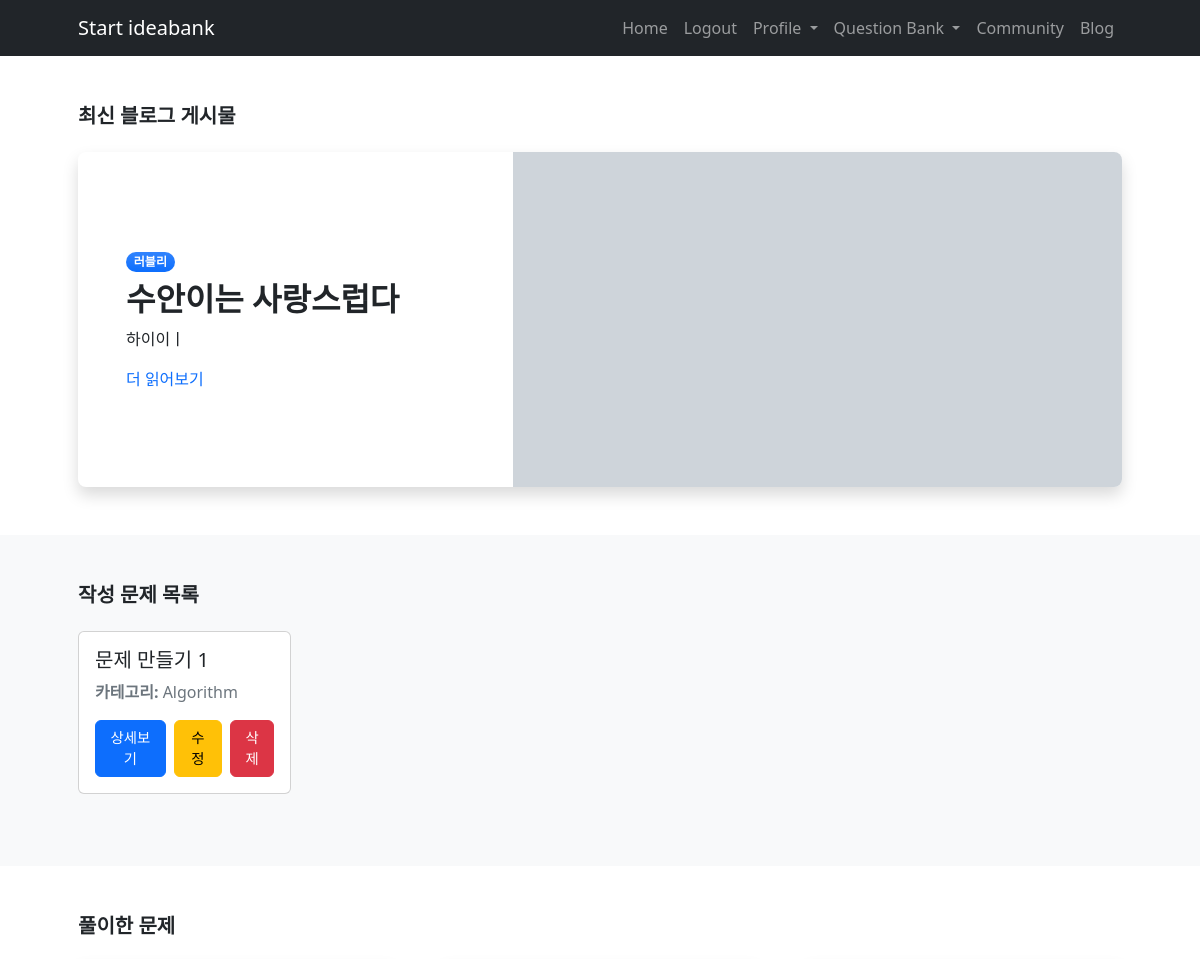
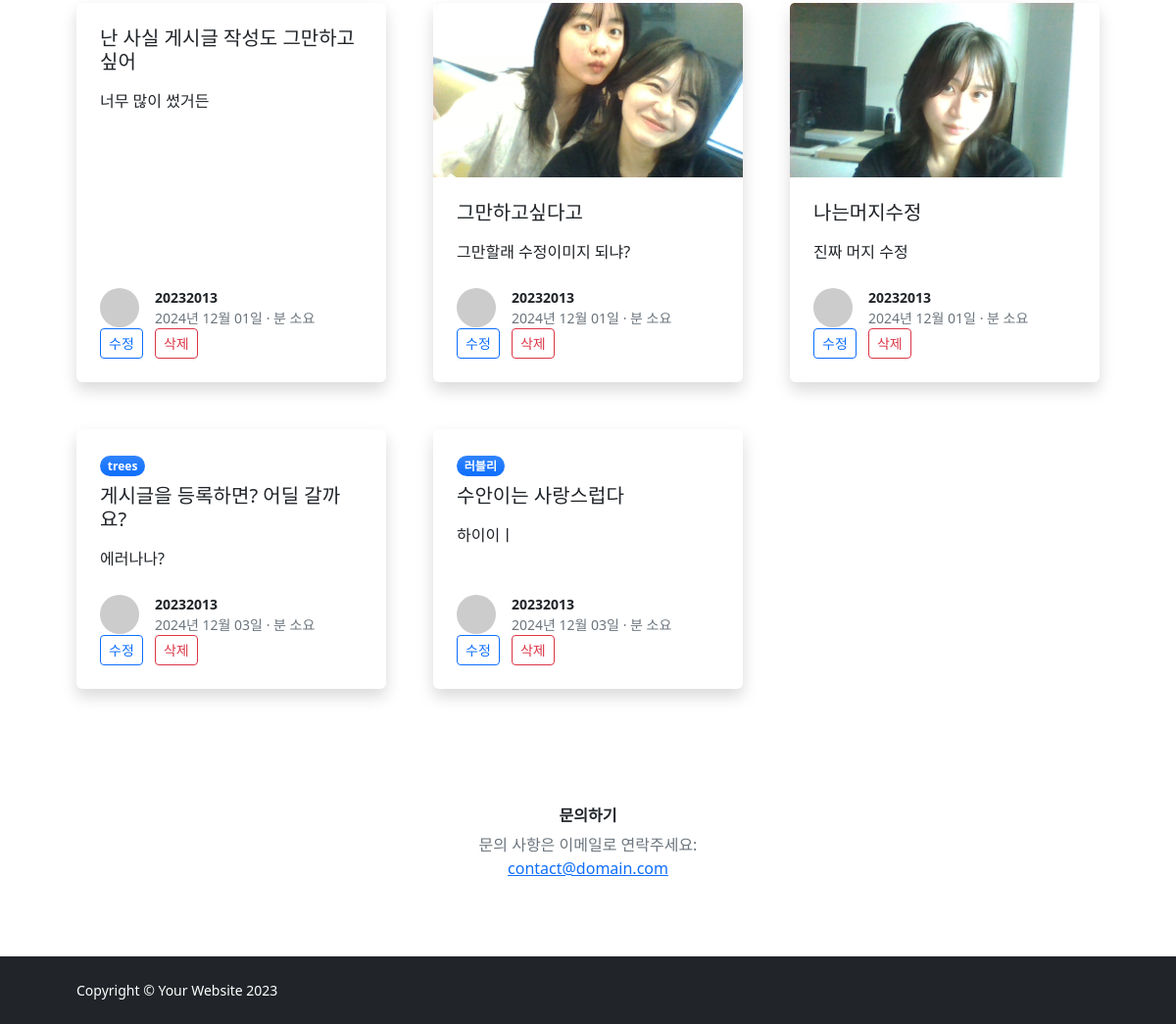
Before: /user_problem/ (signed in) with the older database file (2 pictures, top to bottom).
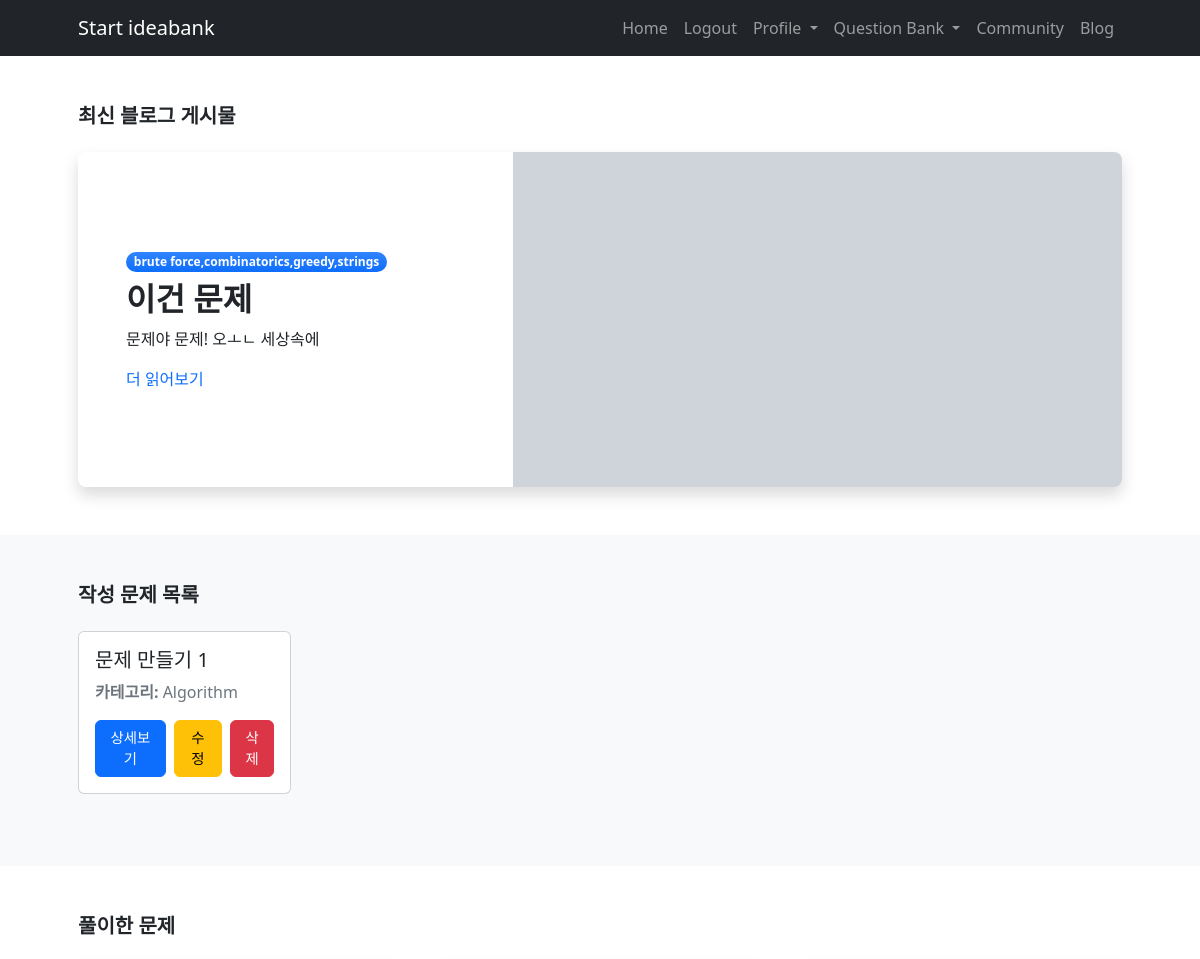
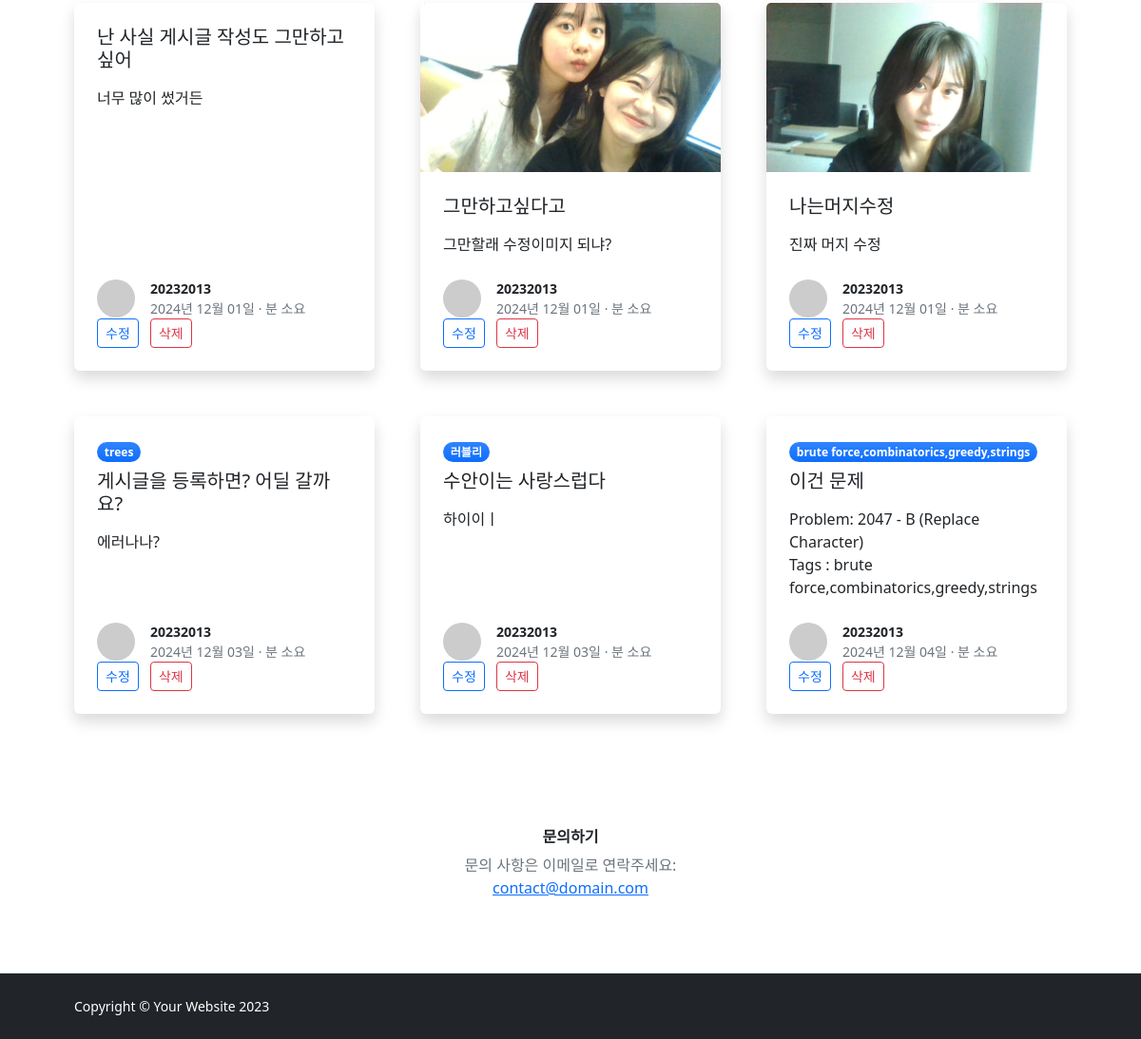
After: the same page with the newer database file (2 pictures, top to bottom).
### IBK_ossproject/models.py (models this page shows, shortened)
class BlogPost(models.Model):
    VISIBILITY_CHOICES = [
        ('public', '전체공개'),
        ('private', '나만 보기'),
    ]
    author = models.ForeignKey(User, on_delete=models.CASCADE)
    title = models.CharField(max_length=200)
    category = models.CharField(max_length=100)
    content = models.TextField()
    image = models.ImageField(upload_to='blog_images/', blank=True, null=True)
    created_at = models.DateTimeField(auto_now_add=True)
    visibility = models.CharField(max_length=10, choices=VISIBILITY_CHOICES, default='public')  # 공개 여부 추가
    contest_id = models.CharField(max_length=20, blank=True, null=True)
    index = models.CharField(max_length=10, blank=True, null=True)
    problem_name = models.CharField(max_length=200, blank=True, null=True)
    tags = models.CharField(max_length=200, blank=True, null=True)

class Problem(models.Model):
    DIFFICULTY_CHOICES = [
        ('Easy', '쉬움'),
        ('Medium', '중간'),
        ('Hard', '어려움'),
    ]
    title = models.CharField(max_length=255)
    description = models.TextField()
    example_input = models.TextField(blank=True, null=True)
    example_output = models.TextField(blank=True, null=True)
    image = models.ImageField(upload_to='problems/', blank=True, null=True)
    category = models.CharField(max_length=100, blank=True, null=True)
    difficulty = models.CharField(max_length=10, choices=DIFFICULTY_CHOICES, blank=True, null=True)
    created_at = models.DateTimeField(auto_now_add=True)
    author = models.ForeignKey(User, on_delete=models.CASCADE, related_name='problems')

### IBK_ossproject/views.py (the view)
# urls.py: path('user_problem/', views.user_problem, name='user_problem'),
@login_required
def user_problem(request):
    user_problems = Problem.objects.filter(author=request.user)
    user_blogs = BlogPost.objects.filter(author=request.user)
    latest_post = BlogPost.objects.filter(visibility='public').last()
    latest_post1 = BlogPost.objects.filter(author=request.user).order_by('-created_at').first()
    user_problems1= request.user.problems.all() if request.user.is_authenticated else []
    user_blogs1 = BlogPost.objects.filter(author=request.user) if request.user.is_authenticated else []
    context = {
        'user_problems': user_problems,
        'user_blogs': user_blogs,
        'latest_post': latest_post,
        'latest_post': latest_post1,
        'user_problems': user_problems1,
        'user_blogs': user_blogs1,
    }
    return render(request, 'user_problem.html', context)

### templates/user_problem.html (shortened to what this page needs)
{% extends 'base.html' %}
{% block content %}
<section class="py-5">
    <div class="container px-5">
        <h1 class="fw-bolder fs-5 mb-4">최신 블로그 게시물</h1>
        {% if latest_post %}
            <div class="card border-0 shadow rounded-3 overflow-hidden">
                <div class="card-body p-0">
                    <div class="row gx-0">
                        <div class="col-lg-6 col-xl-5 py-lg-5">
                            <div class="p-4 p-md-5">
                                <div class="badge bg-primary bg-gradient rounded-pill mb-2">{{ latest_post.category|default:"카테고리 없음" }}</div>
                                <div class="h2 fw-bolder">{{ latest_post.title }}</div>
                                <p>{{ latest_post.content|truncatewords:20 }}</p>
                                <a class="stretched-link text-decoration-none" href="{% url 'blog_detail' latest_post.id %}">
                                    더 읽어보기
                                </a>
                            </div>
                        </div>
                        <div class="col-lg-6 col-xl-7">
                            {% if latest_post.image %}
                                <div class="bg-featured-blog" style="background-image: url('{{ latest_post.image.url }}'); background-size: cover;"></div>
                            {% else %}
                                <div class="bg-featured-blog" style="background-color: #ced4da; height: 100%;"></div>
                            {% endif %}
                        </div>
                    </div>
                </div>
            </div>
        {% else %}
            <p>아직 작성된 블로그 게시물이 없습니다.</p>
        {% endif %}
    </div>
</section>
<section class="py-5 bg-light">
    <div class="container px-5">
        <div class="row">
            <div class="col-xl-8">
                <h2 class="fw-bolder fs-5 mb-4">작성 문제 목록</h2>
                {% if user_problems %}
                    <div class="row">
                        {% for problem in user_problems %}
                            <div class="col-md-4 mb-4">
                                <div class="card">
                                    <div class="card-body">
                                        <h5 class="card-title">{{ problem.title }}</h5>
                                        <p class="text-muted"><strong>카테고리:</strong> {{ problem.category }}</p>
                                        <div class="d-flex align-items-center justify-content-start">
                                            <a href="{% url 'problem_detail' problem.id %}" class="btn btn-primary me-2" style="font-size: 0.9rem;">상세보기</a>
                                            {% if problem.author == user %}
                                                <a href="{% url 'edit_problem' problem.id %}" class="btn btn-warning me-2" style="font-size: 0.9rem;">수정</a>
                                                <form method="POST" action="{% url 'delete_problem' problem.id %}" style="display: inline;">
                                                    <button type="submit" class="btn btn-danger" style="font-size: 0.9rem;" onclick="return confirm('정말 삭제하시겠습니까?')">삭제</button>
                                                </form>
                                            {% endif %}
                                        </div>
                                    </div>
                                </div>
                            </div>
                        {% endfor %}
                    </div>
                {% else %}
                    <p>작성한 문제가 없습니다.</p>
                {% endif %}
            </div>
</section>
    <section class="py-5">
        <div class="container px-5">
            <h2 class="fw-bolder fs-5 mb-4">풀이한 문제</h2>
            <div class="row gx-5">
                {% for blog in user_blogs %}
                    <div class="col-lg-4 mb-5">
                        <div class="card h-100 shadow border-0">
                            {% if blog.image %}
                                <img class="card-img-top" src="{{ blog.image.url }}" alt="{{ blog.title }}" />
                            {% endif %}
                            <div class="card-body p-4">
                                <div class="badge bg-primary bg-gradient rounded-pill mb-2">{{ blog.category }}</div>
                                <a class="text-decoration-none link-dark stretched-link" href="{% url 'blog_detail' blog.pk %}">
                                    <div class="h5 card-title mb-3">{{ blog.title }}</div>
                                </a>
                                <p class="card-text">
                                    {% if blog.problem_name %}
                                    Problem: {{ blog.contest_id }} - {{ blog.index }} ({{ blog.problem_name }})<br>
                                    Tags : {{ blog.tags }}
                                    {% else %}
                                        {{ blog.content|truncatechars:100 }}
                                    {% endif %}
                                </p>
                            </div>
                            <div class="card-footer p-4 pt-0 bg-transparent border-top-0">
                                <div class="d-flex align-items-end justify-content-between">
                                    <div class="d-flex align-items-center">
                                        <img class="rounded-circle me-3" src="https://dummyimage.com/40x40/ced4da/6c757d" alt="..." />
                                        <div class="small">
                                            <div class="fw-bold">{{ blog.author.username }}</div>
                                            <div class="text-muted">{{ blog.created_at|date:"Y년 m월 d일" }} &middot; {{ blog.read_time }}분 소요</div>
                                        </div>
                                    </div>
                                </div>
                                <a href="{% url 'blog_edit' blog.pk %}?source=user_problem" class="btn btn-outline-primary btn-sm position-relative" style="z-index: 1;">수정</a>
                                <a href="{% url 'blog_delete' blog.pk %}?source=user_problem" class="btn btn-outline-danger btn-sm position-relative ms-2" style="z-index: 1;">삭제</a>
                            </div>
                        </div>
                    </div>
                {% empty %}
                    <p>풀이한 문제가 없습니다.</p>
                {% endfor %}
            </div>
        </div>
    </section>
    <div class="card-body p-4">
        <div class="d-flex h-100 align-items-center justify-content-center">
            <div class="text-center">
                <div class="h6 fw-bolder">문의하기</div>
                <p class="text-muted mb-4">
                    문의 사항은 이메일로 연락주세요:
                    <br />
                    <a href="#">contact@domain.com</a>
                </p>
                <a class="fs-5 px-2 link-dark" href="#"></a>
                <a class="fs-5 px-2 link-dark" href="#"></a>
                <a class="fs-5 px-2 link-dark" href="#"></a>
                <a class="fs-5 px-2 link-dark" href="#"></a>
            </div>
        </div>
    </div>
{% endblock %}

### templates/base.html (shortened to what this page needs)
{% load static %}
<!DOCTYPE html>
<html lang="ko">
<head>
    <link href="https://cdn.jsdelivr.net/npm/bootstrap@5.2.3/dist/css/bootstrap.min.css" rel="stylesheet">
    <link href="{% static 'css/styles.css' %}" rel="stylesheet" />
</head>
<body class="d-flex flex-column h-100">
    <main class="flex-shrink-0">
        <nav class="navbar navbar-expand-lg navbar-dark bg-dark">
            <div class="container px-5">
                <a class="navbar-brand" href="{% url 'home' %}">Start ideabank</a>
                <div class="collapse navbar-collapse" id="navbarSupportedContent">
                    <ul class="navbar-nav ms-auto mb-2 mb-lg-0">
                        <li class="nav-item"><a class="nav-link" href="{% url 'home' %}">Home</a></li>
                        {% if user.is_authenticated %}
                            <li class="nav-item"><a class="nav-link" href="{% url 'logout' %}">Logout</a></li>
                            <li class="nav-item dropdown">
                                        <a class="nav-link dropdown-toggle" href="#" id="profileDropdown" role="button" data-bs-toggle="dropdown" aria-expanded="false">
                                    Profile
                                </a>
                            </li>
                        {% else %}
                            <li class="nav-item"><a class="nav-link" href="{% url 'login' %}">Login</a></li>
                            <li class="nav-item"><a class="nav-link" href="{% url 'signup' %}">Sign Up</a></li>
                        {% endif %}
                        <li class="nav-item dropdown">
                            <a class="nav-link dropdown-toggle" href="#" id="questionBankDropdown" role="button" data-bs-toggle="dropdown" aria-expanded="false">
                                Question Bank
                            </a>
                        </li>
                        <li class="nav-item"><a class="nav-link" href="{% url 'community' %}">Community</a></li>
                        <li class="nav-item"><a class="nav-link" href="{% url 'blog_post' %}">Blog</a></li>
                    </ul>
                </div>
            </div>
        </nav>
        {% block content %}{% endblock %}
    </main>
    <footer class="bg-dark py-4 mt-auto">
        <div class="container px-5">
            <div class="row align-items-center justify-content-between flex-column flex-sm-row">
                <div class="col-auto"><div class="small m-0 text-white">Copyright &copy; Your Website 2023</div></div>
            </div>
        </div>
    </footer>
</body>
</html>

Changed rows visible on the page:
added BlogPost: category "brute force,combinatorics,greedy,strings", title "이건 문제", content "문제야 문제! 오ㅗㄴ 세상속에", contest_id "2047", index "B", problem_name "Replace Character", tags "brute force,combinatorics,greedy,strings", author.username "20232013", created_at "2024년 12월 04일"
Other visible differences:
{{ latest_post.category|default:"카테고리 없음" }}: "러블리" → "brute force,combinatorics,greedy,strings"
{{ latest_post.title }}: "수안이는 사랑스럽다" → "이건 문제"
{{ latest_post.content|truncatewords:20 }}: "하이이ㅣ" → "문제야 문제! 오ㅗㄴ 세상속에"
